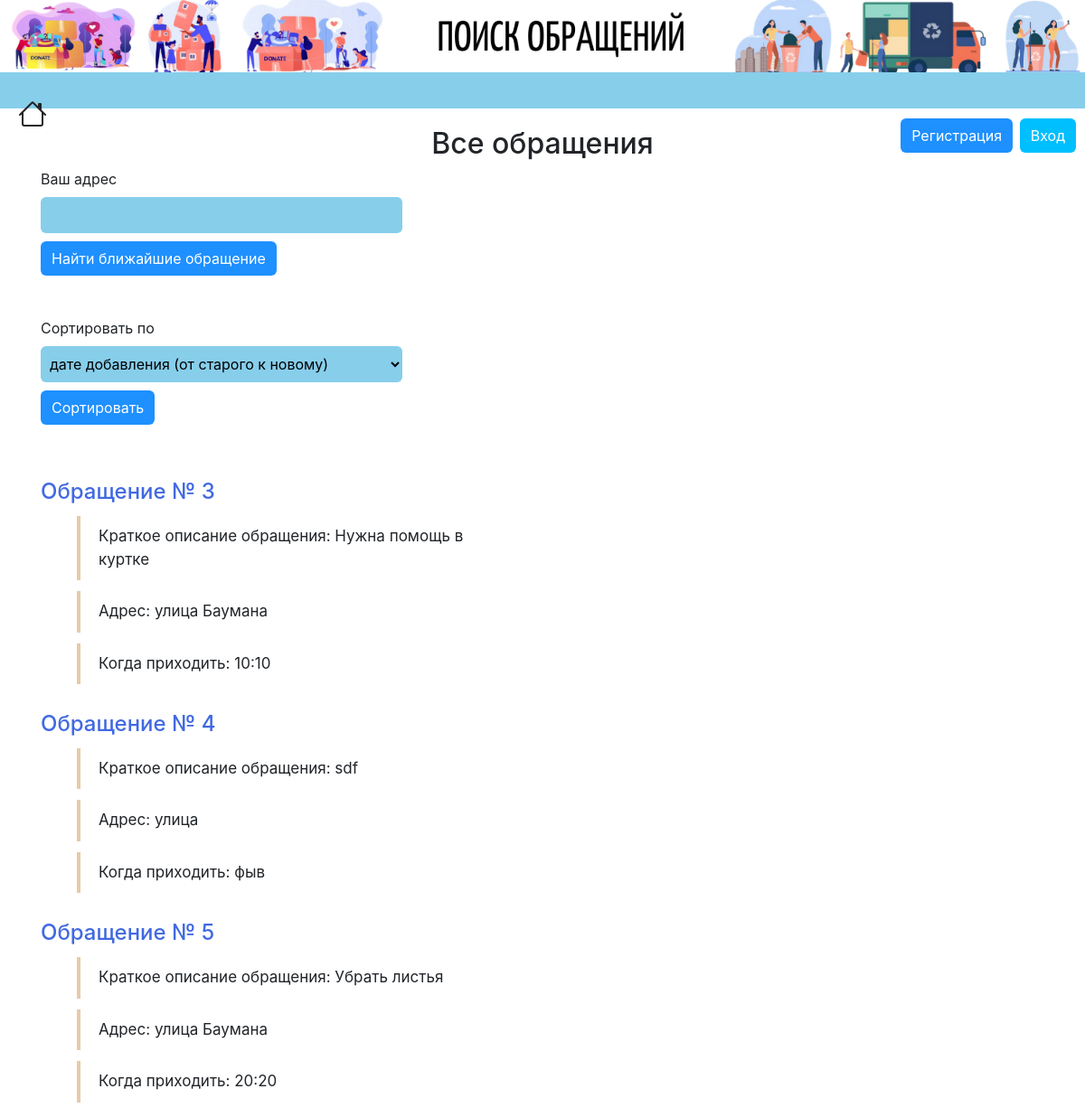
The page / on the database its author committed.
### data/jobs.py (models this page shows)
class Jobs(SqlAlchemyBase):
    __tablename__ = 'jobs'
    id = sqlalchemy.Column(sqlalchemy.Integer,
                           primary_key=True, autoincrement=True)
    employer = sqlalchemy.Column(sqlalchemy.Integer, sqlalchemy.ForeignKey("users.id"))
    description = sqlalchemy.Column(sqlalchemy.String)
    address = sqlalchemy.Column(sqlalchemy.String)
    info = sqlalchemy.Column(sqlalchemy.String, nullable=True)
    date = sqlalchemy.Column(sqlalchemy.String)
    coords = sqlalchemy.Column(sqlalchemy.String)
    is_finished = sqlalchemy.Column(sqlalchemy.Boolean, default=False)
    employee = sqlalchemy.Column(sqlalchemy.Integer, default=0)
    user = orm.relation('User')

### data/jobs_api.py (the view, shortened to what this page needs)
@blueprint.route("/", methods=['GET', 'POST'])
def index():
    form = AddressJob()
    session = db_session.create_session()
    jobs = None
    if jobs is None:
        jobs = session.query(Jobs).all()
    return render_template("index.html", title='Добро начинается с тебя', jobs=jobs, form=form)

### forms/jobs.py
class AddressJob(FlaskForm):
    sorting = SelectField('Сортировать по', choices=[('date_sort_up', 'дате добавления (от старого к новому)'),
                                                     ('date_sort_down', 'дате добавления (от нового к старому)')])
    my_address = StringField('Ваш адрес')
    submit_address = SubmitField('Найти ближайшие обращение')
    submit_sort = SubmitField('Сортировать')

### data/db_session.py (called while the page is built)
def create_session() -> Session:
    global __factory
    return __factory()

### templates/index.html (shortened to what this page needs)
{% extends "base.html" %}
{% block content %}
<h2 class="index-title">Все обращения</h2>
<form action="" method="POST">
    <p>
        {{ form.my_address.label }}<br>
        {{ form.my_address(class="index-form") }}<br>
    </p>
    <p>{{ form.submit_address(type="submit", class="index_button") }}</p>
    <p>
        {{ form.sorting.label }}<br>
        {{ form.sorting(class="index-form") }}<br>
    </p>
    <p>{{ form.submit_sort(type="submit", class="index_button") }}</p>
</form>
{% for item in jobs%}
{% if item.is_finished == False %}
<div class="index-job">
<h4>Обращение № {{ item.id }}</h4>
<ul>
    <li>Краткое описание обращения: {{ item.description }}</li>
    <li>Адрес: {{ item.address }}</li>
    <li>Когда приходить: {{ item.date }}</li>
</ul>
</div>
{% endif %}
{% endfor %}
{% endblock %}

### static/css/style.css (style rules this page uses)
.index-title { text-align: center; margin-top: 20px; }
.index_button { background-color: #1E90FF; border: none; color: #fff; border-radius: 6px; padding: 7px 12px 7px 12px; margin-top: -20px; margin-bottom: 30px; }
.index-form { width: 400px; border: none; border-radius: 6px; min-height: 40px; padding: 6px; background-color: #87CEEB; }
form { width: 60%; }
.index-job { width: 500px; margin-top: 30px; }
.index-job h4 { color: #4169E1; }
ul { list-style: none; counter-reset: li; }
ul li { border-left: 4px solid #e7caa8; padding:10px 20px 10px 20px; margin: 12px 0 12px 0; font-size: 17px; }

### rows shown on the page
Jobs: id "3", description "Нужна помощь в куртке", address "улица Баумана", date "10:10"
Jobs: id "4", description "sdf", address "улица", date "фыв"
Jobs: id "5", description "Убрать листья", address "улица Баумана", date "20:20"
